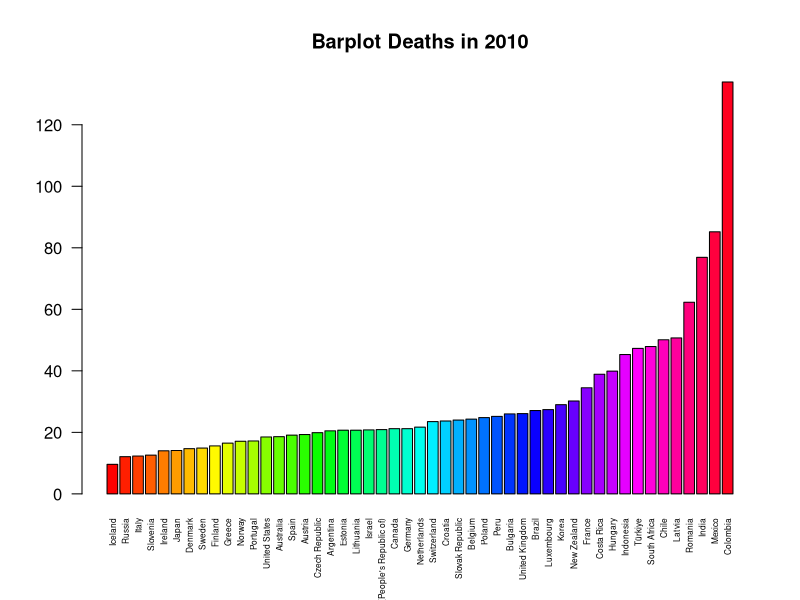

Generate this figure with R: (Note: this script raises an error after producing the figure.)
library(dplyr)
library(readxl)

data <- read_xlsx("Mortality.xlsx")
names(data)[names(data)=="Variable"] <- "Kind of death"

summary(data)

data_infant <- read_xlsx("Infant_Mortality.xlsx")

#Ho trasformato la prime 4 variabili categoriche in fattori (Year non è una variabile numerica)
data_infant$Variable <- as.factor(data_infant$Variable)
data_infant$Measure <- as.factor(data_infant$Measure)
data_infant$Country <- as.factor(data_infant$Country)
data_infant$Year <- as.factor(data_infant$Year)
#Ho eliminato la colonna Flags in quanto non è rilevante ai fini dell'analisi statistica
data_infant$Flags <- NULL

summary(data_infant)

#Aggregazione dati Morti per anno
#Barplot Deaths in 2010
subset_2010 <- subset(data_infant, data_infant["Year"]==2010)
deaths_2010 <- aggregate(Value ~ Country, data = subset_2010, FUN = sum)
deaths_ordered <- deaths_2010[order(deaths_2010$Value),]
barplot(deaths_ordered$Value,names.arg = deaths_ordered$Country, las=2, col=rainbow(length(deaths_ordered$Value)),cex.names = 0.5,main="Barplot Deaths in 2010")

#Barplot Deaths in 2015
subset_2015 <- subset(data_infant, data_infant["Year"]==2015)
deaths_2015 <- aggregate(Value ~ Country, data = subset_2015, FUN = sum)
deaths_ordered <- deaths_2015[order(deaths_2013$Value),]
barplot(deaths_ordered$Value,names.arg = deaths_ordered$Country, las=2, col=rainbow(length(deaths_ordered$Value)),cex.names = 0.5,main="Barplot Deaths in 2013")

#Barplot Deaths in 2021
subset_2021 <- subset(data_infant, data_infant["Year"]==2021)
deaths_2021 <- aggregate(Value ~ Country, data = subset_2021, FUN = sum)
deaths_ordered <- deaths_2021[order(deaths_2021$Value),]
barplot(deaths_ordered$Value,names.arg = deaths_ordered$Country, las=2, col=rainbow(length(deaths_ordered$Value)),cex.names = 0.5,main="Barplot Deaths in 2021")

#Barplot Deaths in 2022
subset_2022 <- subset(data_infant, data_infant["Year"]==2022)
deaths_2022 <- aggregate(Value ~ Country, data = subset_2022, FUN = sum)
deaths_ordered <- deaths_2022[order(deaths_2022$Value),]
barplot(deaths_ordered$Value,names.arg = deaths_ordered$Country, las=2, col=rainbow(length(deaths_ordered$Value)),cex.names = 0.5,main="Barplot Deaths in 2022")

#Barplot esempio ( visualizzare le morti della colombia per anno (divisi per masure che sono 3 ))
subset_Colombia <- subset(data_infant, data_infant["Country"]== "Colombia" & data_infant$Measure == "Deaths per 1 000 live births")
deaths_Colombia <- aggregate(Value ~ Year, data = subset_Colombia, FUN = sum)
#deaths_ordered <- deaths_Colombia[order(deaths_Colombia$Value),]
barplot(deaths_Colombia$Value,names.arg = deaths_Colombia$Year, las=2, col=rainbow(length(deaths_ordered$Value)),cex.names = 0.5,main="Barplot Deaths in Colombia")

